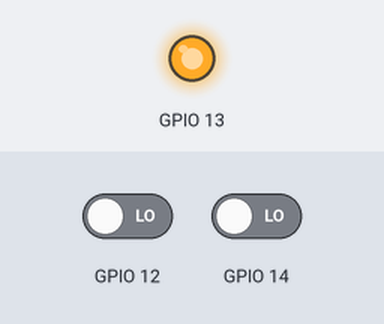
The sketch below on a simulated ESP32. Parts: output pins drawn as LEDs (lit = HIGH). The inputs (shaded band) are chosen by the test bench; at power-on: GPIO 12 LOW, GPIO 14 LOW. USB keyboard and mouse output is not drawn; what the sketch prints to the serial monitor is not drawn.

Above: at 1.2 s.
1.3 s: GPIO 12 driven HIGH
Timing chart, 0 to 4.3 s (numbered marks = the images above; inputs shaded):
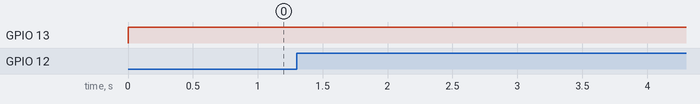

The sketch:

Keypadosu.ino
```cpp
#include <BleKeyboard.h>
BleKeyboard bleKeyboard;
int buttonStates = 0;
int buttonStated = 0;
void setup() {
  Serial.begin(115200);
  Serial.println("Starting BLE work!");
  bleKeyboard.begin();
  pinMode(12, INPUT);
  pinMode(14, INPUT);
  pinMode(13, OUTPUT);

}

void loop() {
  if(bleKeyboard.isConnected()) {
  digitalWrite(13, HIGH);
  buttonStates = digitalRead(12);
  buttonStated = digitalRead(14);


    if(buttonStates==HIGH){
      Serial.println("HO PREMUTO S");
      bleKeyboard.press('s');
    }

   if(buttonStated==HIGH){
     Serial.println("HO PREMUTO D");
     bleKeyboard.press('d');
    }

    if(buttonStates==LOW){
        bleKeyboard.release('s');
       Serial.println("RILASCIATO");
    }

   if(buttonStated==LOW){
        bleKeyboard.release('d');
       Serial.println("RILASCIATO");
    }
  }
}
```
